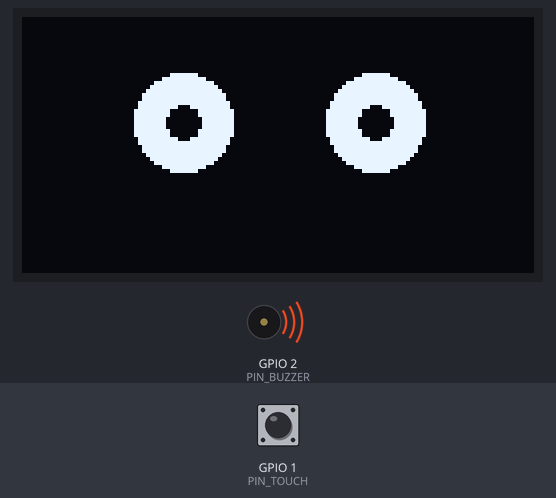
Simulated run of this program. Board: Seeed XIAO ESP32-C3. On the bench: 128×64 one-colour display, buzzer (waves = sounding). The test bench sets the inputs (shaded band); at power-on: GPIO 1 (PIN_TOUCH) LOW. WiFi joins after 1.5 s; servers stay silent unless stated; uploads are accepted with an empty reply; random numbers use the default seed unless the program sets one; what the program prints to the serial monitor is not drawn.

Above: at 0.1 s.
At 4.6 s:
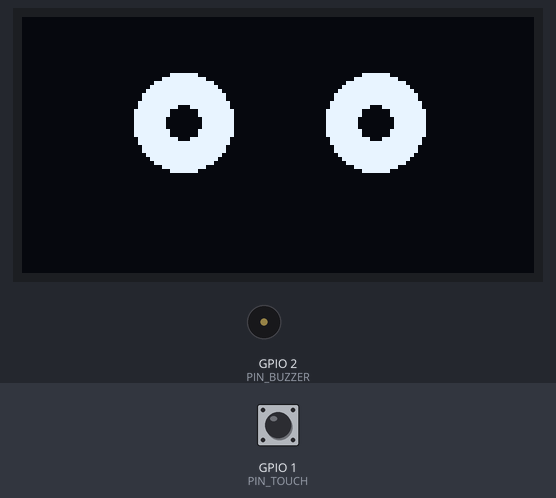
4.7 s: GPIO 1 (PIN_TOUCH) pulled HIGH for 0.15 s
At 9.16 s:
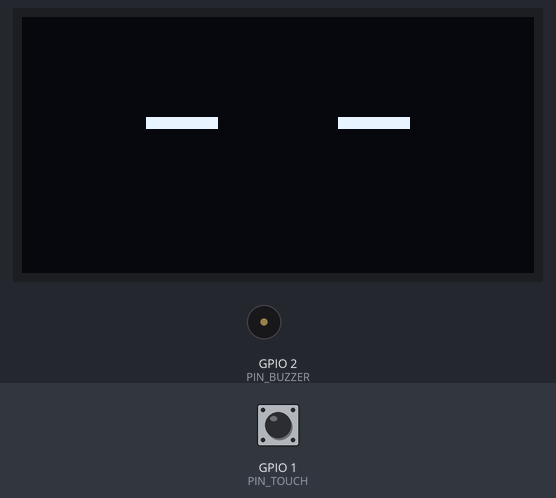
Timing chart, 0 to 10.7 s (numbered marks = the images above; inputs shaded):
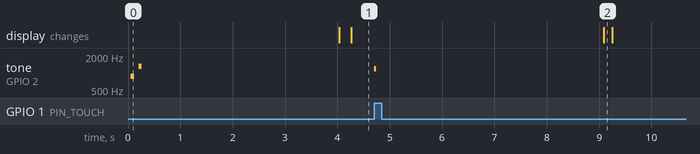

The program:

main.cpp
```cpp
/*
 *  JARVIS EV  —  ESP32-C3 Super Mini firmware  v0.1
 *  =================================================
 *  A QBIT-bodied desk companion that SEES you (via your PC webcam),
 *  TALKS to you (I2S speaker), and reacts with an OLED face.
 *  Think: EV from Spider-Man, but on your desk.
 *
 *  HARDWARE
 *    ESP32-C3 Super Mini  (WiFi, I2C, I2S, PWM)
 *    SSD1306 128x64 OLED  (I2C: SDA=GPIO20, SCL=GPIO21, addr 0x3C)
 *    TTP223 touch sensor  (OUT=GPIO1, digital HIGH when touched)
 *    Passive buzzer       (GPIO2, PWM via LEDC)
 *    MAX98357A I2S amp    (BCLK=GPIO4, LRC=GPIO5, DIN=GPIO3)
 *    28mm speaker         (connected to MAX98357A output)
 *
 *  PLATFORMIO SETUP
 *    1. Edit platformio.ini: set WIFI_SSID, WIFI_PASS, BACKEND_HOST
 *    2. pio run --target upload
 *    3. pio device monitor (to see debug output)
 *
 *  PROTOCOL
 *    The robot polls GET /api/robot/poll every 2s.
 *    Backend returns JSON: {"command":"eye","expression":"happy"} or null.
 *    Robot executes, posts result to POST /api/robot/result.
 *    Touch events POST to /api/robot/poke.
 *
 *  See robot/docs/PROTOCOL.md for the full command list.
 */

#include <Arduino.h>
#include <WiFi.h>
#include <HTTPClient.h>
#include <Wire.h>
#include <Adafruit_GFX.h>
#include <Adafruit_SSD1306.h>
#include <ArduinoJson.h>

// ── PIN MAP ──────────────────────────────────────────────────
#define PIN_SDA       20
#define PIN_SCL       21
#define PIN_TOUCH     1
#define PIN_BUZZER    2
#define PIN_I2S_DIN   3
#define PIN_I2S_BCLK  4
#define PIN_I2S_LRC   5
#define PIN_SERVO     6     // V2: head tilt servo

#define OLED_W        128
#define OLED_H        64
#define OLED_ADDR     0x3C

// ── WIFI / BACKEND ───────────────────────────────────────────
#ifndef WIFI_SSID
#define WIFI_SSID     "YOUR_WIFI"
#endif
#ifndef WIFI_PASS
#define WIFI_PASS     "YOUR_PASSWORD"
#endif
#ifndef BACKEND_HOST
#define BACKEND_HOST  "jarvis-3hff.onrender.com"
#endif
#ifndef BACKEND_PORT
#define BACKEND_PORT  443
#endif
#ifndef BACKEND_SSL
#define BACKEND_SSL   1
#endif
// API token — same API_SECRET as the dashboard. Sent as X-Jarvis-Token.
#ifndef API_TOKEN
#define API_TOKEN     "YOUR_API_SECRET"
#endif

// ── GLOBALS ──────────────────────────────────────────────────
Adafruit_SSD1306 display(OLED_W, OLED_H, &Wire, -1);

// expression state
String currentExpr = "idle";
bool   blinkActive = false;
unsigned long blinkEnd = 0;
unsigned long lastBlink = 0;
long   blinkInterval = 4000;
bool   exprChanged = true;
unsigned long talkEnd = 0;   // when "talk" mouth animation expires → back to idle

// touch state
volatile bool touchTriggered = false;
unsigned long lastTouchDebounce = 0;

// polling
unsigned long lastPoll = 0;
const unsigned long POLL_INTERVAL = 2000;  // 2 seconds

// ── OLED FACE DRAWING ────────────────────────────────────────
// Same expression engine as the Arduino version.

void drawEyes(int cx, int cy, int r, const String &mode) {
    if (mode == "happy") {
        display.fillCircle(cx, cy, r, WHITE);
        display.fillRect(cx - r, cy, r * 2, r, BLACK);
    } else if (mode == "sad") {
        display.fillCircle(cx, cy, r, WHITE);
        display.fillRect(cx - r, cy - r, r * 2, r, BLACK);
    } else if (mode == "sleep") {
        display.fillRect(cx - r, cy - 2, r * 2, 4, WHITE);
    } else if (mode == "x") {
        display.drawLine(cx - r, cy - r, cx + r, cy + r, WHITE);
        display.drawLine(cx - r, cy + r, cx + r, cy - r, WHITE);
    } else if (mode == "blink") {
        display.fillRect(cx - r + 3, cy - 1, r * 2 - 6, 3, WHITE);
    } else if (mode == "curious") {
        display.fillCircle(cx, cy, r, WHITE);
        display.fillCircle(cx + 4, cy - 2, r / 3, BLACK);
        display.fillRect(cx - r + 2, cy - r - 5, r * 2 - 4, 3, WHITE);
    } else {
        // idle / open
        display.fillCircle(cx, cy, r, WHITE);
        display.fillCircle(cx, cy, r / 3, BLACK);
    }
}

void renderFace() {
    display.clearDisplay();
    String mode = blinkActive ? "blink" : currentExpr;
    if (mode == "talk") {
        // animated mouth under the eyes for ~3s, then settle back to idle
        unsigned long now = millis();
        if (now >= talkEnd) {
            currentExpr = "idle";
            mode = "idle";
        } else {
            int open = ((now / 100) % 2) == 0 ? 6 : 2;   // ~5Hz square-wave mouth
            display.fillRect(48, 48, 32, open, WHITE);   // centered under both eyes
        }
    }
    drawEyes(40, 26, 12, mode);
    drawEyes(88, 26, 12, mode);
    display.display();
}

// ── BUZZER ───────────────────────────────────────────────────
void blip(int freq, int ms) {
    if (freq <= 0 || ms <= 0) return;
    ledcWriteTone(PIN_BUZZER, freq);
    delay(ms);
    ledcWriteTone(PIN_BUZZER, 0);
}

// ── WIFI ─────────────────────────────────────────────────────
void connectWifi() {
    Serial.printf("connecting to %s", WIFI_SSID);
    WiFi.begin(WIFI_SSID, WIFI_PASS);
    int tries = 0;
    while (WiFi.status() != WL_CONNECTED && tries < 40) {
        delay(500);
        Serial.print(".");
        tries++;
    }
    if (WiFi.status() == WL_CONNECTED) {
        Serial.printf("\nconnected! IP: %s\n", WiFi.localIP().toString().c_str());
    } else {
        Serial.println("\nWiFi failed — will retry");
    }
}

// ── BACKEND COMMS ────────────────────────────────────────────
String backendUrl(const char *path) {
    String scheme = BACKEND_SSL ? "https" : "http";
    return scheme + "://" + BACKEND_HOST + ":" + String(BACKEND_PORT) + path;
}

// Attach the shared auth token so the backend accepts the request.
void addAuth(HTTPClient &http) {
    http.addHeader("X-Jarvis-Token", API_TOKEN);
}

// Poll the backend for a robot command. Returns true if a command was received.
bool pollBackend() {
    if (WiFi.status() != WL_CONNECTED) return false;

    HTTPClient http;
    String url = backendUrl("/api/robot/poll");
    http.begin(url);
    addAuth(http);
    http.setTimeout(5000);
    int code = http.GET();
    if (code != 200) {
        http.end();
        return false;
    }

    String payload = http.getString();
    http.end();

    JsonDocument doc;
    if (deserializeJson(doc, payload)) return false;

    JsonObject cmd = doc["command"];
    if (cmd.isNull()) return false;

    String action = cmd["action"] | "";

    if (action == "eye") {
        String expr = cmd["expression"] | "idle";
        if (expr == "blink") {
            blinkActive = true;
            blinkEnd = millis() + 130;
        } else {
            currentExpr = expr;
            exprChanged = true;
            if (expr == "talk") {
                talkEnd = millis() + 3000;   // mouth animates ~3s, then idle
            }
        }
        Serial.printf("eye -> %s\n", expr.c_str());
    } else if (action == "blip") {
        int freq = cmd["freq"] | 880;
        int ms = cmd["ms"] | 80;
        blip(freq, ms);
        Serial.printf("blip %dHz %dms\n", freq, ms);
    } else if (action == "status") {
        // backend just wants to know we're alive
    }

    // post result
    HTTPClient post;
    post.begin(backendUrl("/api/robot/result"));
    post.addHeader("Content-Type", "application/json");
    addAuth(post);
    JsonDocument res;
    res["ok"] = true;
    res["action"] = action;
    String body;
    serializeJson(res, body);
    post.POST(body);
    post.end();

    return true;
}

// Post a touch event to the backend (EV pokes the user back!)
void postPoke() {
    if (WiFi.status() != WL_CONNECTED) return;
    HTTPClient http;
    http.begin(backendUrl("/api/robot/poke"));
    http.addHeader("Content-Type", "application/json");
    addAuth(http);
    http.POST("{\"event\":\"touch\"}");
    http.end();
    Serial.println("poke sent");
}

// ── TOUCH INTERRUPT ──────────────────────────────────────────
void IRAM_ATTR onTouch() {
    touchTriggered = true;
}

// ── SETUP ────────────────────────────────────────────────────
void setup() {
    Serial.begin(115200);
    Serial.println("JARVIS EV v0.1 starting");

    // OLED
    Wire.begin(PIN_SDA, PIN_SCL);
    if (!display.begin(SSD1306_SWITCHCAPVCC, OLED_ADDR)) {
        Serial.println("OLED init failed");
    }
    display.clearDisplay();
    renderFace();

    // Buzzer (LEDC channel 0)
    ledcAttach(PIN_BUZZER, 2000, 8);

    // Touch sensor (interrupt on rising edge = touch detected)
    pinMode(PIN_TOUCH, INPUT);
    attachInterrupt(digitalPinToInterrupt(PIN_TOUCH), onTouch, RISING);

    // startup chime
    blip(880, 60);
    delay(90);
    blip(1318, 60);

    // WiFi
    connectWifi();

    Serial.println("ready — Jarvis EV online, Sir.");
}

// ── LOOP ─────────────────────────────────────────────────────
void loop() {
    unsigned long now = millis();

    // natural idle blinks
    if (!blinkActive && now - lastBlink > (unsigned long)blinkInterval) {
        blinkActive = true;
        blinkEnd = now + 130;
    }
    if (blinkActive && now > blinkEnd) {
        blinkActive = false;
        lastBlink = now;
        blinkInterval = random(3000, 8000);
    }

    // redraw face (~30fps)
    static unsigned long lastDraw = 0;
    if (exprChanged || blinkActive || now - lastDraw >= 33) {
        lastDraw = now;
        renderFace();
        exprChanged = false;
    }

    // touch → poke backend
    if (touchTriggered && now - lastTouchDebounce > 1000) {
        touchTriggered = false;
        lastTouchDebounce = now;
        blip(1200, 40);
        postPoke();
    }

    // poll backend for commands
    if (now - lastPoll >= POLL_INTERVAL) {
        lastPoll = now;
        pollBackend();
    }

    // reconnect WiFi if dropped
    if (WiFi.status() != WL_CONNECTED) {
        static unsigned long lastReconnect = 0;
        if (now - lastReconnect > 30000) {
            lastReconnect = now;
            Serial.println("WiFi reconnecting...");
            connectWifi();
        }
    }
}
```

Measured:
- after the input at 4.7 s, tone on GPIO 2 (PIN_BUZZER): silent → 1200 Hz at once, → silent 0.04 s later
